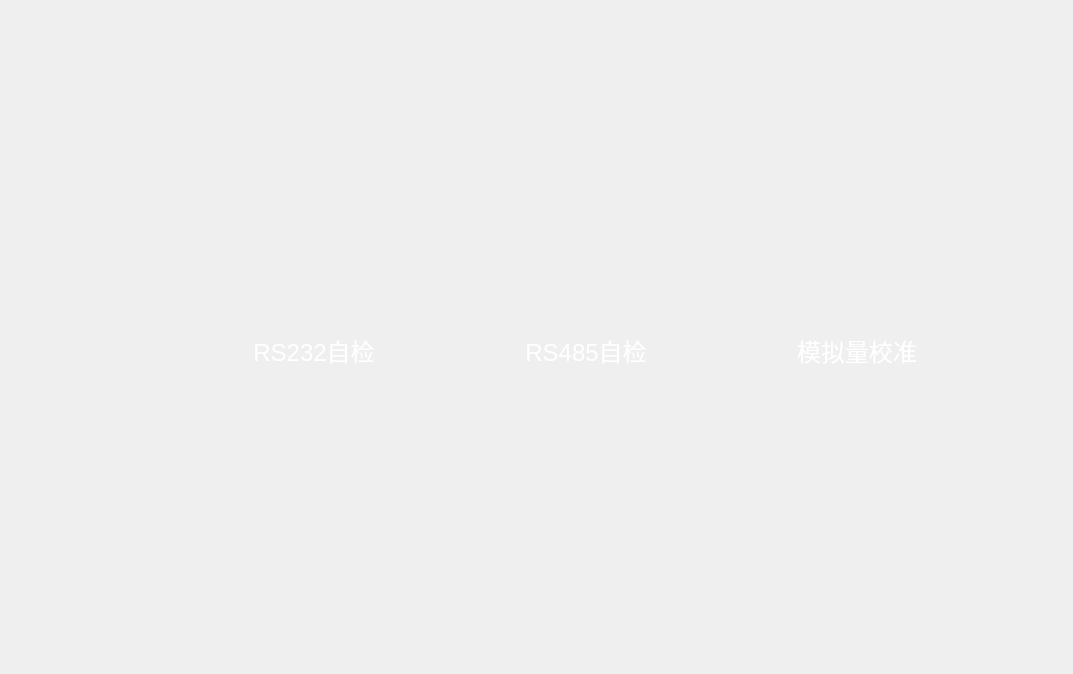
<?xml version="1.0" encoding="UTF-8"?>
<ui version="4.0">
 <class>FrameSetupTimer</class>
 <widget class="QFrame" name="FrameSetupTimer">
  <property name="geometry">
   <rect>
    <x>0</x>
    <y>0</y>
    <width>1073</width>
    <height>674</height>
   </rect>
  </property>
  <property name="windowTitle">
   <string>Frame</string>
  </property>
  <widget class="QWidget" name="gridLayoutWidget">
   <property name="geometry">
    <rect>
     <x>20</x>
     <y>10</y>
     <width>1131</width>
     <height>681</height>
    </rect>
   </property>
   <layout class="QGridLayout" name="gridLayout">
    <property name="leftMargin">
     <number>100</number>
    </property>
    <property name="topMargin">
     <number>60</number>
    </property>
    <property name="rightMargin">
     <number>100</number>
    </property>
    <property name="bottomMargin">
     <number>60</number>
    </property>
    <property name="horizontalSpacing">
     <number>6</number>
    </property>
    <item row="0" column="0">
     <widget class="QToolButton" name="btnRS232Check">
      <property name="minimumSize">
       <size>
        <width>128</width>
        <height>90</height>
       </size>
      </property>
      <property name="font">
       <font>
        <pointsize>18</pointsize>
       </font>
      </property>
      <property name="styleSheet">
       <string notr="true">background: radial-gradient(circle, #10215C 0%, #070F29 100%);
background-color: transparent;
color:white;</string>
      </property>
      <property name="text">
       <string>RS232自检</string>
      </property>
      <property name="icon">
       <iconset resource="Images.qrc">
        <normaloff>:/Images/icons8-rs_232_male (2).png</normaloff>:/Images/icons8-rs_232_male (2).png</iconset>
      </property>
      <property name="iconSize">
       <size>
        <width>64</width>
        <height>64</height>
       </size>
      </property>
      <property name="toolButtonStyle">
       <enum>Qt::ToolButtonTextUnderIcon</enum>
      </property>
      <property name="autoRaise">
       <bool>true</bool>
      </property>
     </widget>
    </item>
    <item row="0" column="2">
     <widget class="QToolButton" name="btnAiChick">
      <property name="minimumSize">
       <size>
        <width>128</width>
        <height>90</height>
       </size>
      </property>
      <property name="font">
       <font>
        <pointsize>18</pointsize>
       </font>
      </property>
      <property name="styleSheet">
       <string notr="true">background: radial-gradient(circle, #10215C 0%, #070F29 100%);
background-color: transparent;
color:white;</string>
      </property>
      <property name="text">
       <string>模拟量校准</string>
      </property>
      <property name="icon">
       <iconset resource="Images.qrc">
        <normaloff>:/Images/AiDatap.png</normaloff>:/Images/AiDatap.png</iconset>
      </property>
      <property name="iconSize">
       <size>
        <width>64</width>
        <height>64</height>
       </size>
      </property>
      <property name="toolButtonStyle">
       <enum>Qt::ToolButtonTextUnderIcon</enum>
      </property>
      <property name="autoRaise">
       <bool>true</bool>
      </property>
     </widget>
    </item>
    <item row="0" column="1">
     <widget class="QToolButton" name="btnRS485Check">
      <property name="minimumSize">
       <size>
        <width>128</width>
        <height>90</height>
       </size>
      </property>
      <property name="font">
       <font>
        <pointsize>18</pointsize>
       </font>
      </property>
      <property name="styleSheet">
       <string notr="true">background: radial-gradient(circle, #10215C 0%, #070F29 100%);
background-color: transparent;
color:white;</string>
      </property>
      <property name="text">
       <string>RS485自检</string>
      </property>
      <property name="icon">
       <iconset resource="Images.qrc">
        <normaloff>:/Images/Port.png</normaloff>:/Images/Port.png</iconset>
      </property>
      <property name="iconSize">
       <size>
        <width>64</width>
        <height>64</height>
       </size>
      </property>
      <property name="toolButtonStyle">
       <enum>Qt::ToolButtonTextUnderIcon</enum>
      </property>
      <property name="autoRaise">
       <bool>true</bool>
      </property>
     </widget>
    </item>
   </layout>
  </widget>
 </widget>
 <resources>
  <include location="Images.qrc"/>
 </resources>
 <connections/>
</ui>
